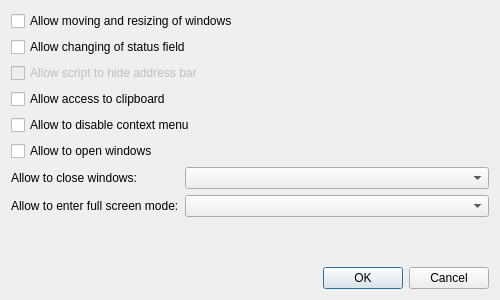
<?xml version="1.0" encoding="UTF-8"?>
<ui version="4.0">
 <class>Meerkat::JavaScriptPreferencesDialog</class>
 <widget class="QDialog" name="Meerkat::JavaScriptPreferencesDialog">
  <property name="geometry">
   <rect>
    <x>0</x>
    <y>0</y>
    <width>500</width>
    <height>300</height>
   </rect>
  </property>
  <property name="windowTitle">
   <string>JavaScript Options</string>
  </property>
  <layout class="QVBoxLayout" name="verticalLayout">
   <item>
    <widget class="QCheckBox" name="canChangeWindowGeometryCheckBox">
     <property name="sizePolicy">
      <sizepolicy hsizetype="Minimum" vsizetype="Fixed">
       <horstretch>0</horstretch>
       <verstretch>0</verstretch>
      </sizepolicy>
     </property>
     <property name="text">
      <string>Allow moving and resizing of windows</string>
     </property>
    </widget>
   </item>
   <item>
    <widget class="QCheckBox" name="canShowStatusMessagesCheckBox">
     <property name="sizePolicy">
      <sizepolicy hsizetype="Minimum" vsizetype="Fixed">
       <horstretch>0</horstretch>
       <verstretch>0</verstretch>
      </sizepolicy>
     </property>
     <property name="text">
      <string>Allow changing of status field</string>
     </property>
    </widget>
   </item>
   <item>
    <widget class="QCheckBox" name="canHideAddressBarCheckBox">
     <property name="enabled">
      <bool>false</bool>
     </property>
     <property name="text">
      <string>Allow script to hide address bar</string>
     </property>
    </widget>
   </item>
   <item>
    <widget class="QCheckBox" name="canAccessClipboardCheckBox">
     <property name="text">
      <string>Allow access to clipboard</string>
     </property>
    </widget>
   </item>
   <item>
    <widget class="QCheckBox" name="canDisableContextMenuCheckBox">
     <property name="text">
      <string>Allow to disable context menu</string>
     </property>
    </widget>
   </item>
   <item>
    <widget class="QCheckBox" name="canOpenWindowsCheckBox">
     <property name="text">
      <string>Allow to open windows</string>
     </property>
    </widget>
   </item>
   <item>
    <layout class="QFormLayout" name="formLayout">
     <item row="0" column="0">
      <widget class="QLabel" name="canCloseWindowsLabel">
       <property name="text">
        <string>Allow to close windows:</string>
       </property>
       <property name="buddy">
        <cstring>canCloseWindowsComboBox</cstring>
       </property>
      </widget>
     </item>
     <item row="0" column="1">
      <widget class="QComboBox" name="canCloseWindowsComboBox"/>
     </item>
     <item row="1" column="1">
      <widget class="QComboBox" name="enableFullScreenComboBox"/>
     </item>
     <item row="1" column="0">
      <widget class="QLabel" name="enableFullScreenLabel">
       <property name="text">
        <string>Allow to enter full screen mode:</string>
       </property>
       <property name="buddy">
        <cstring>enableFullScreenComboBox</cstring>
       </property>
      </widget>
     </item>
    </layout>
   </item>
   <item>
    <spacer name="verticalSpacer">
     <property name="orientation">
      <enum>Qt::Vertical</enum>
     </property>
     <property name="sizeHint" stdset="0">
      <size>
       <width>0</width>
       <height>0</height>
      </size>
     </property>
    </spacer>
   </item>
   <item>
    <widget class="QDialogButtonBox" name="buttonBox">
     <property name="sizePolicy">
      <sizepolicy hsizetype="Expanding" vsizetype="Fixed">
       <horstretch>0</horstretch>
       <verstretch>0</verstretch>
      </sizepolicy>
     </property>
     <property name="orientation">
      <enum>Qt::Horizontal</enum>
     </property>
     <property name="standardButtons">
      <set>QDialogButtonBox::Cancel|QDialogButtonBox::Ok</set>
     </property>
    </widget>
   </item>
  </layout>
 </widget>
 <resources/>
 <connections>
  <connection>
   <sender>buttonBox</sender>
   <signal>accepted()</signal>
   <receiver>Meerkat::JavaScriptPreferencesDialog</receiver>
   <slot>accept()</slot>
   <hints>
    <hint type="sourcelabel">
     <x>257</x>
     <y>290</y>
    </hint>
    <hint type="destinationlabel">
     <x>157</x>
     <y>274</y>
    </hint>
   </hints>
  </connection>
  <connection>
   <sender>buttonBox</sender>
   <signal>rejected()</signal>
   <receiver>Meerkat::JavaScriptPreferencesDialog</receiver>
   <slot>reject()</slot>
   <hints>
    <hint type="sourcelabel">
     <x>325</x>
     <y>290</y>
    </hint>
    <hint type="destinationlabel">
     <x>286</x>
     <y>274</y>
    </hint>
   </hints>
  </connection>
 </connections>
</ui>
